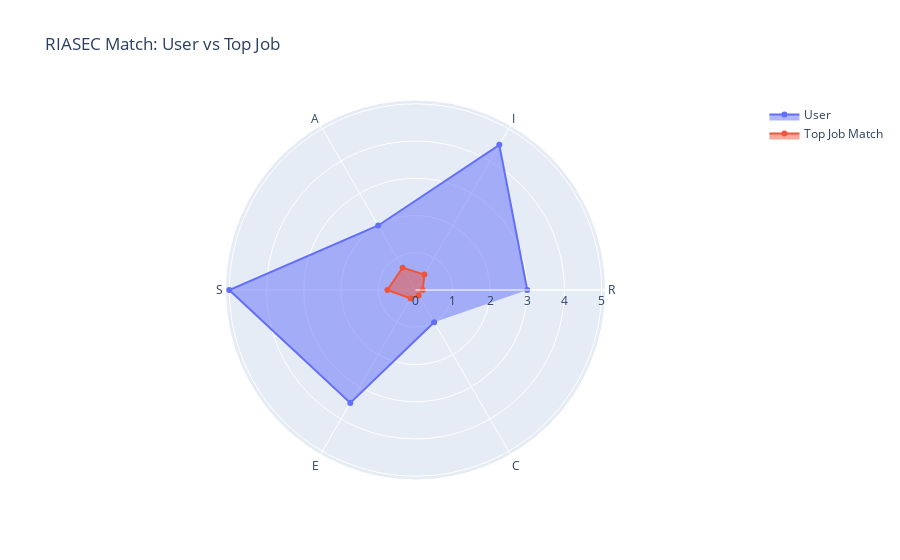

The notebook cell saved with this chart:
### Markdown cell above
### 4.1.7 RIASEC Radar Chart Comparing User vs Top Job
Visualize the match to help explain recommendations.

### Code cell
import plotly.graph_objects as go

# Get RIASEC of user and top match
categories = ['R', 'I', 'A', 'S', 'E', 'C']
user_scores = user_vector.flatten()
top_job_scores = top_matches.iloc[0][categories].values  # First match

# Radar plot
fig = go.Figure()
fig.add_trace(go.Scatterpolar(r=user_scores, theta=categories, fill='toself', name='User'))
fig.add_trace(go.Scatterpolar(r=top_job_scores, theta=categories, fill='toself', name='Top Job Match'))

fig.update_layout(polar=dict(radialaxis=dict(visible=True)), title="RIASEC Match: User vs Top Job")
fig.show()

### Figure 1 — Plotly figure (JSON) as saved in the notebook; plotly's stock layout.template omitted (floating-point values rounded to 4 significant figures)
{"data": [{"fill": "toself", "name": "User", "r": [3, 4.5, 2, 5, 3.5, 1], "theta": ["R", "I", "A", "S", "E", "C"], "type": "scatterpolar"}, {"fill": "toself", "name": "Top Job Match", "r": [0.1933, 0.4767, 0.6933, 0.7533, 0.26, 0.1694], "theta": ["R", "I", "A", "S", "E", "C"], "type": "scatterpolar"}], "layout": {"polar": {"radialaxis": {"visible": true}}, "title": {"text": "RIASEC Match: User vs Top Job"}}}
